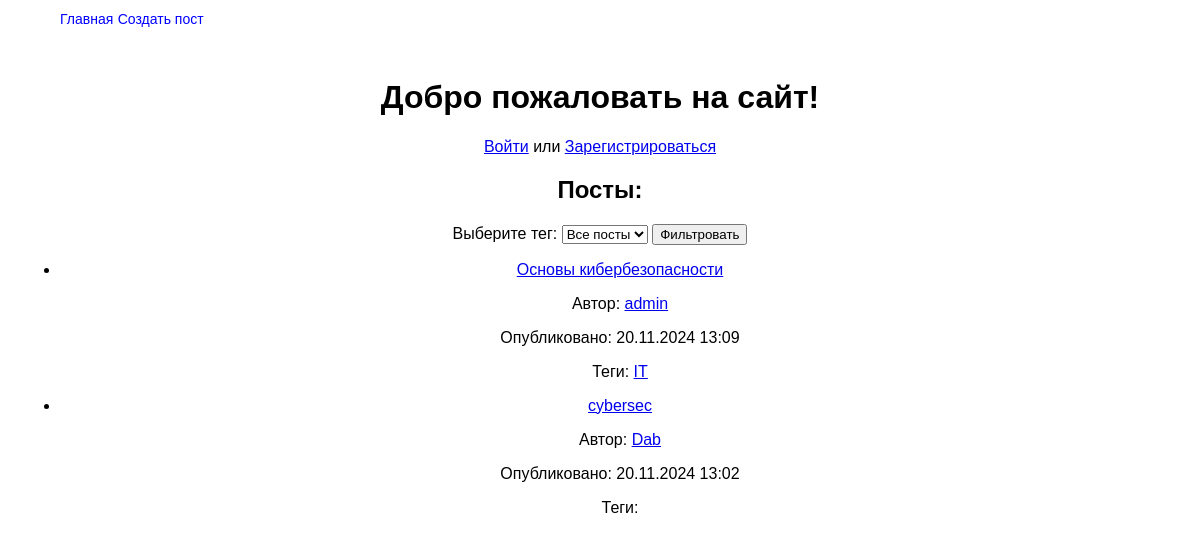
The page / on the database its author committed.
### blog/models.py (models this page shows, shortened)
class Post(models.Model):
    title = models.CharField(max_length=255)
    slug = models.SlugField(max_length=255, unique=True, db_index=True, verbose_name='URL')
    content = models.TextField()
    author = models.ForeignKey(User, on_delete=models.CASCADE, related_name='posts')
    created_at = models.DateTimeField(auto_now_add=True)
    updated_at = models.DateTimeField(auto_now=True)
    is_public = models.BooleanField(default=True)  # Публичный или скрытый пост
    is_visible_on_request = models.BooleanField(default=False)  # Скрытый пост (по запросу)
    tags = models.ManyToManyField('Tag', related_name='posts', blank=True)  # Теги для постов
    class Meta:
        verbose_name = 'Посты'
        verbose_name_plural = verbose_name

class Tag(models.Model):
    name = models.CharField(max_length=50, unique=True)
    slug = models.SlugField(max_length=255, unique=True, db_index=True, verbose_name='URL')
    class Meta:
        verbose_name = 'Тэги'
        verbose_name_plural = verbose_name

### blog/views.py (the view)
# urls.py: 2. Add a URL to urlpatterns:  path('', views.home, name='home')
def home(request):
    tags = Tag.objects.all()
    selected_tag_slug = request.GET.get('tag')
    if selected_tag_slug:
        tag = Tag.objects.get(slug=selected_tag_slug)
        posts = Post.objects.filter(tags=tag).order_by('-created_at')  # Фильтруем по выбранному тегу
    else:
        posts = Post.objects.all().order_by('-created_at')  # Если тег не выбран, показываем все посты
    return render(request, 'blog/home.html', {'posts': posts, 'tags': tags, 'selected_tag': selected_tag_slug})

### blog/templates/blog/home.html (shortened to what this page needs)
{% extends 'blog/base.html' %}
{% block content %}
    {% if user.is_authenticated %}
        <h1 align="center">Добро пожаловать, {{ user.username }}!</h1>
        <p align="center">
            <a href="{% url 'profile' user.username %}">Посмотреть профиль</a>
        </p>
    {% else %}
        <h1 align="center">Добро пожаловать на сайт!</h1>
        <p align="center">
            <a href="{% url 'login' %}">Войти</a> или
            <a href="{% url 'register' %}">Зарегистрироваться</a>
        </p>
    {% endif %}
    <h2 align="center">Посты:</h2>
    <div align="center">
        <form method="GET">
            <label for="tag">Выберите тег:</label>
            <select name="tag" id="tag">
                <option value="">Все посты</option>
            </select>
            <button type="submit">Фильтровать</button>
        </form>
    </div>
    {% if posts %}
        <ul class="post-list">
            {% for post in posts %}
                <li>
                    <a href="{% url 'post-detail' post.slug %}">{{ post.title }}</a>
                    <p>Автор: <a href="{% url 'profile' post.author.username %}">{{ post.author.username }}</a></p>
                    <p>Опубликовано: {{ post.created_at|date:"d.m.Y H:i" }}</p>
                    <p>Теги:
                        {% for tag in post.tags.all %}
                            <a href="{% url 'posts-by-tag' tag.slug %}">{{ tag.name }}</a>{% if not forloop.last %}, {% endif %}
                        {% endfor %}
                    </p>
                </li>
            {% endfor %}
        </ul>
    {% else %}
        <p>Нет доступных постов.</p>
    {% endif %}
{% endblock %}

### blog/static/css/style.css (style rules this page uses)
html, body { margin: 0; padding: 0; font-family: 'Arial', sans-serif; height: 111vh; display: flex; flex-direction: column; }

### rows shown on the page
Post: title "Основы кибербезопасности", author.username "admin", created_at "20.11.2024 13:09"
Tag: name "IT"
Post: title "cybersec", author.username "Dab", created_at "20.11.2024 13:02"
